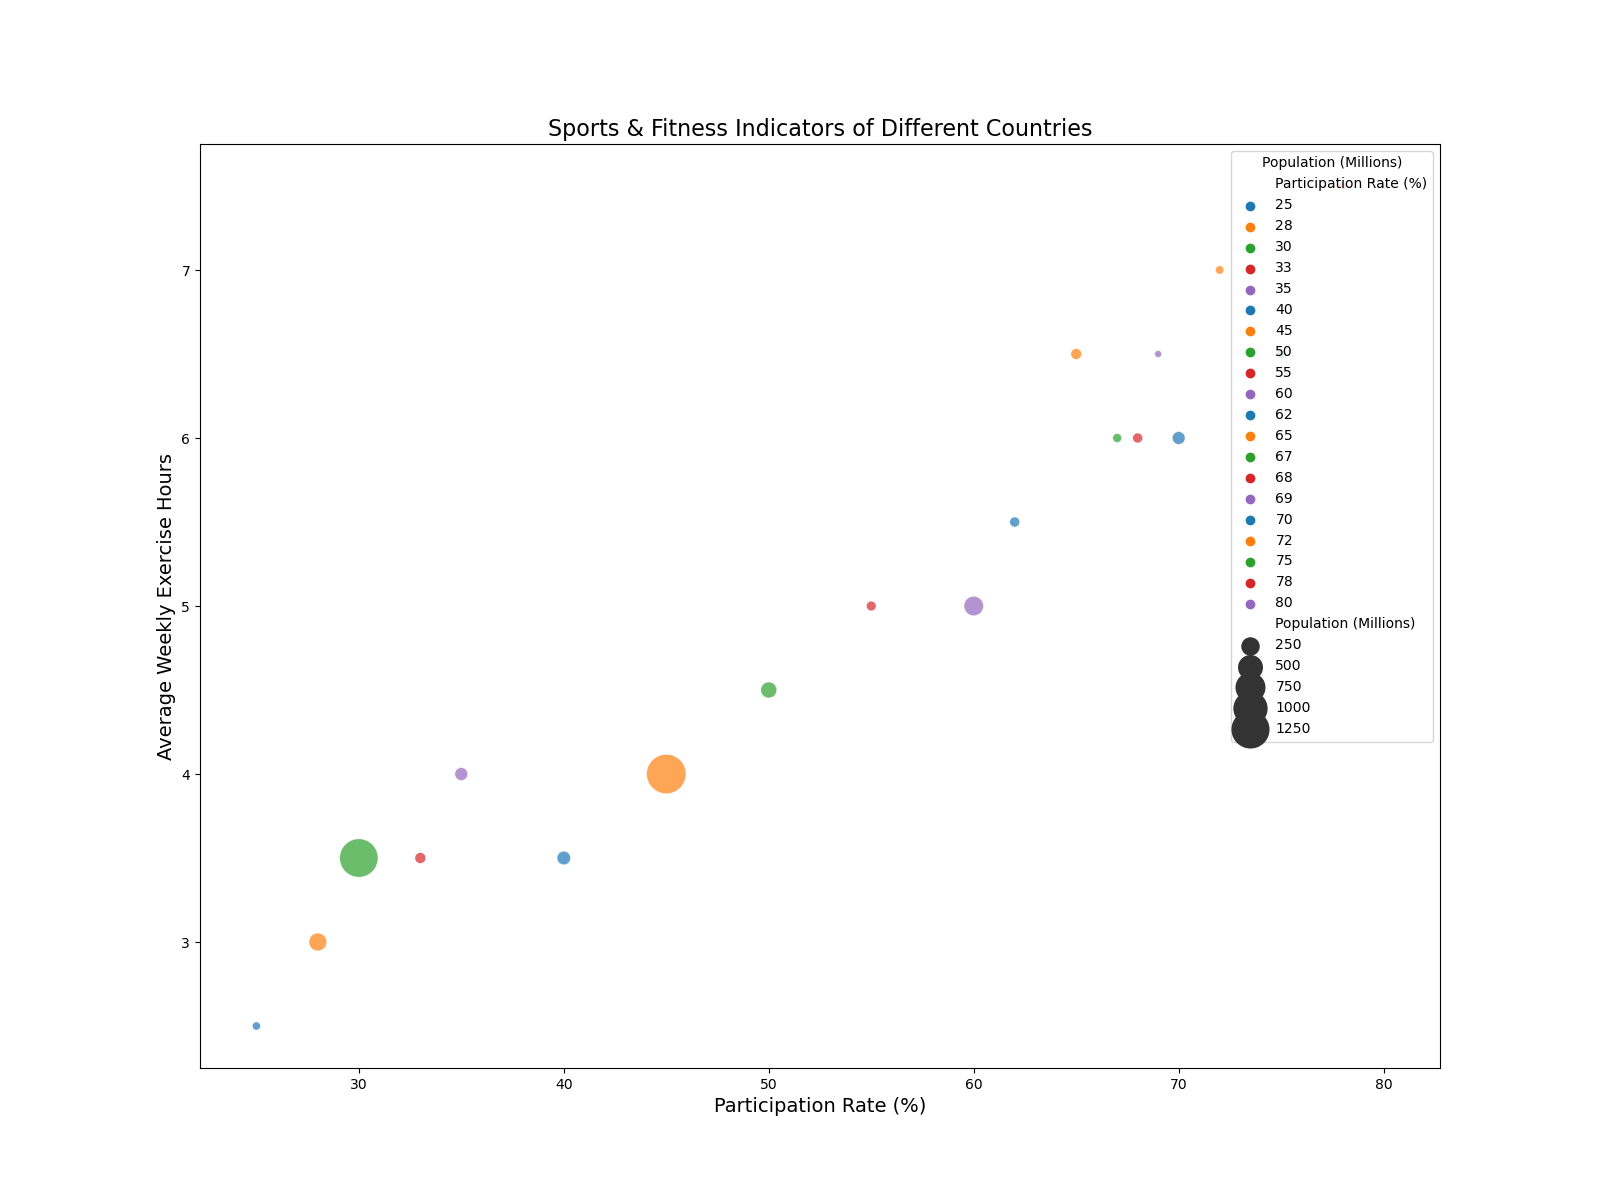

This figure's Python source:

import seaborn as sns
import matplotlib.pyplot as plt
import pandas as pd

# Prepare the data
data = {
    'Country': ['United States', 'China', 'Japan', 'Germany', 'India', 'United Kingdom',
                'France', 'Brazil', 'Italy', 'Canada', 'Russia', 'South Korea', 
                'Spain', 'Australia', 'Mexico', 'Indonesia', 'Netherlands', 
                'Saudi Arabia', 'Turkey', 'Switzerland'],
    'Participation Rate (%)': [60, 45, 70, 65, 30, 62,
                               68, 50, 55, 72, 40, 75, 
                               67, 78, 35, 28, 69, 25, 
                               33, 80],
    'Average Weekly Exercise Hours': [5, 4, 6, 6.5, 3.5, 5.5,
                                      6, 4.5, 5, 7, 3.5, 6.5, 
                                      6, 7.5, 4, 3, 6.5, 2.5, 
                                      3.5, 7.5],
    'Population (Millions)': [331, 1438, 126, 83, 1367, 66,
                              65, 213, 60, 38, 145, 51,
                              47, 25, 128, 273, 17,
                              34, 84, 8]
}

df = pd.DataFrame(data)

# Plotting the bubble chart
plt.figure(figsize=(16, 12))
bubble_chart = sns.scatterplot(data=df,
                               x='Participation Rate (%)',
                               y='Average Weekly Exercise Hours',
                               size='Population (Millions)',
                               hue='Participation Rate (%)',
                               palette=['#1f77b4', '#ff7f0e', '#2ca02c', '#d62728', '#9467bd'],
                               sizes=(20, 800),
                               alpha=0.7)

plt.title('Sports & Fitness Indicators of Different Countries', fontsize=16)
plt.xlabel('Participation Rate (%)', fontsize=14)
plt.ylabel('Average Weekly Exercise Hours', fontsize=14)
plt.legend(loc='upper right', title='Population (Millions)')

# Show the final plot
plt.show()
